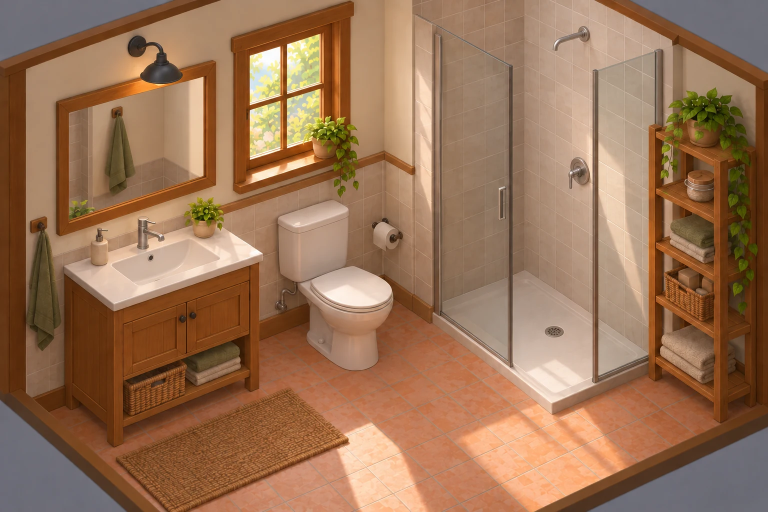
#> input picture dist/assets/bg_bathroom_base.webp, 1536 x 1024 px, given in place of shower-compact.webp, which was not available (shown at 1/2 size)
$ python placements.py
#> lines starting #> are read from the running program, lines starting #| are printed output that depends on the picture
from pathlib import Path
from PIL import Image,ImageDraw
import json
root=Path('public/assets/sprites/generated')
for name,box,erase in [('compact',(212,179,485,517),(0,0,10,65)),('classic',(143,160,519,574),(0,0,85,69)),('rain',(0,136,662,608),(0,0,233,45))]:
 im=Image.open(root/f'shower-{name}.webp').crop(box);ImageDraw.Draw(im).rectangle(erase,fill=(0,0,0,0));im.save(root/f'shower-{name}-installed.webp',lossless=True)
#> after `im = Image.open(root / f'shower-{name}.webp').crop(box)`:
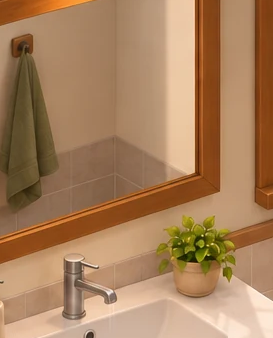
#> im: PIL image 273x338 RGB; mean R, G, B 168, 128.4, 92
#> pass 2 of the loop `for name,box,erase in [('compact',(212,179,485,517),(0,0,10,65)),('cla..`:
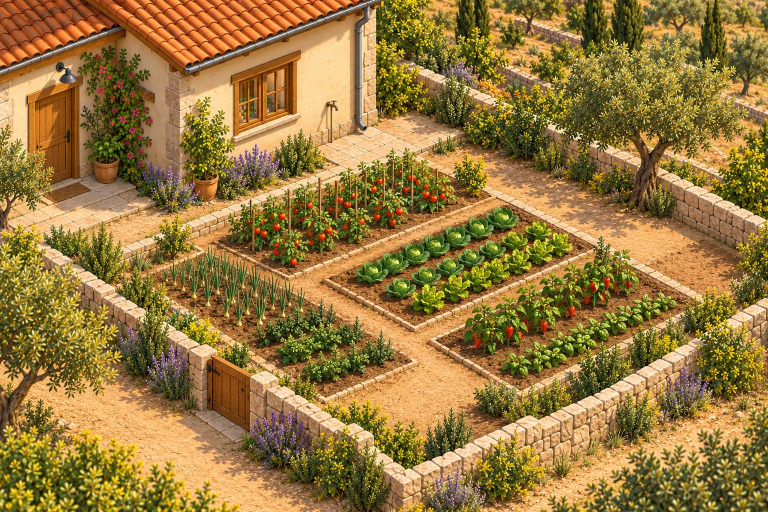
#> input picture dist/assets/bg_garden_base.webp, 1536 x 1024 px, given in place of shower-classic.webp, which was not available (shown at 1/2 size)
#> `im = Image.open(root / f'shower-{name}.webp').crop(box)`:
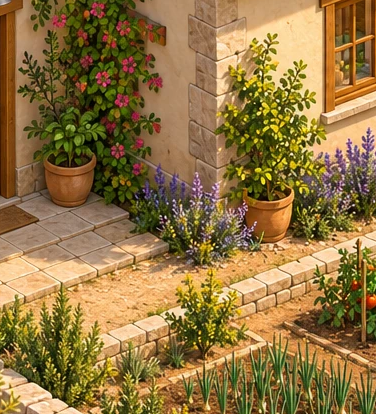
#> im: PIL image 376x414 RGB; mean R, G, B 145.5, 116.4, 65.3
#> `ImageDraw.Draw(im).rectangle(erase, fill=(0, 0, 0, 0))`:
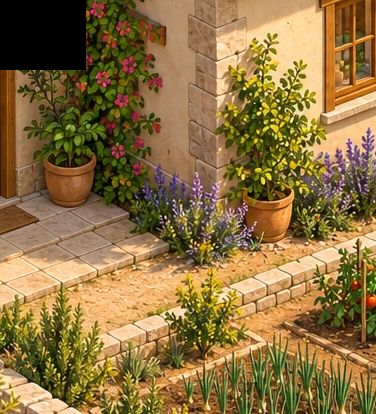
#> im: PIL image 376x414 RGB; mean R, G, B 141, 113.1, 63.7
#> (the run stopped early here; a loop or call above may not have finished)
